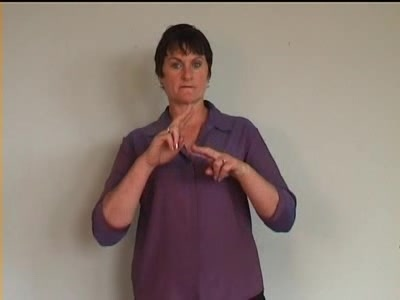
#> input picture Hands_Recognition/teste/teste(15).jpg, 400 x 300 px
$ python analiseTreinamento.py
#> lines starting #> are read from the running program, lines starting #| are printed output that depends on the picture; after the words box and inside, x2 and y2 are one past the last pixel; in counts of white or black regions, pixels touching at a corner belong together
import numpy as np
import cv2
car_cascade = cv2.CascadeClassifier("treinamento/cascade.xml")
img = cv2.imread("teste/teste(15).jpg")
#> img is the input picture: shape (300, 400, 3); mean B, G, R 119.6, 127.6, 143.4
height, width, c = img.shape
#> height = 300; width = 400; c = 3
gray = cv2.cvtColor(img, cv2.COLOR_BGR2GRAY)
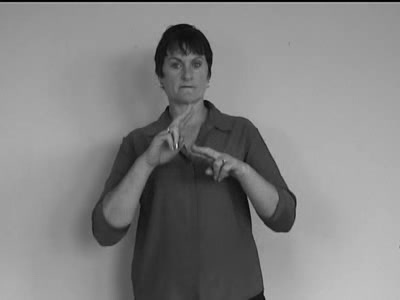
#> gray: shape (300, 400); min 1, max 209, mean 131.4
objetos = car_cascade.detectMultiScale(gray, 1.37, 6)
#> objetos = [[122, 112, 68, 68], [86, 169, 62, 62], [72, 158, 85, 85], [110, 20, 133, 133]]
print(objetos)
#| [[122 112  68  68]
#|  [ 86 169  62  62]
#|  [ 72 158  85  85]
#|  [110  20 133 133]]
for (x,y,w,h) in objetos:
    cv2.rectangle(img,(x,y),(x+w,y+h),(0,0,255),2)
#> this loop made 4 passes
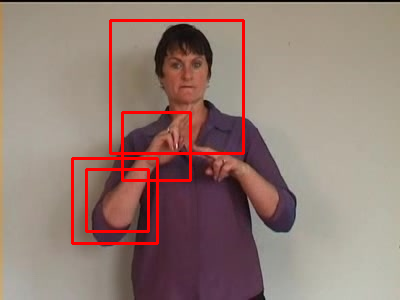
#> img: shape (300, 400, 3); 3.42% of pixels changed, all inside (x1, y1, x2, y2) = (71, 19, 245, 245)

cv2.imshow('Analise', img)
cv2.waitKey(0)
cv2.destroyAllWindows()

# opencv_annotation --annotations=saida.txt --images=positives/
# opencv_createsamples -info saida.txt -bg bg.txt -vec positives.txt -w 24 -h 24
# opencv_traincascade -data treinamento -vec positives.txt -bg bg.txt -numPos 23 -numNeg 435 -w 24 -h 24 -precalcValBufSize 1024 -precalcIdxBufSize 1024 -numStages 30 -acceptanceRatioBreakValue 1.0e-5

# opencv_createsamples -img train.jpeg -bg bg.txt -info info/info.txt -pngoutput info -maxxangle 0.5 -maxyangle -0.5 -maxzangle 0.5 -num 1950
# opencv_traincascade -data treinamento -vec info/info.txt -bg bg.txt -numPos 420 -numNeg 435 -w 24 -h 24 -precalcValBufSize 1024 -precalcIdxBufSize 1024 -numStages 30 -acceptanceRatioBreakValue 1.0e-5
# Ver a saida
# opencv_createsamples -w 24 -h 24 -vec relogios.vev

$ run again, with Hands_Recognition/teste/teste(1).jpg copied over Hands_Recognition/teste/teste(15).jpg
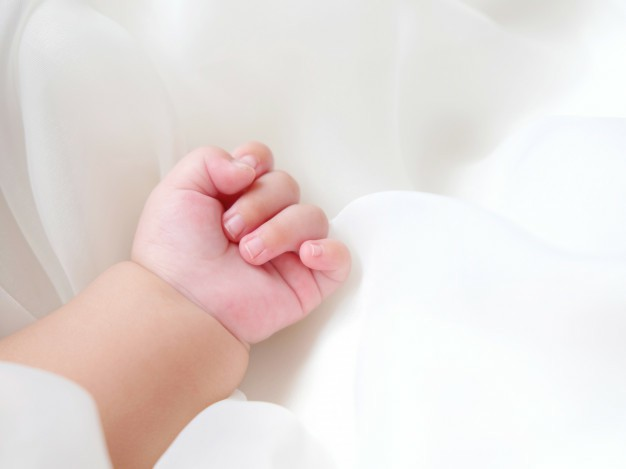
#> input picture Hands_Recognition/teste/teste(1).jpg, 626 x 469 px
#> img is the input picture: shape (469, 626, 3); mean B, G, R 218.6, 221.5, 231.3
#> `gray = cv2.cvtColor(img, cv2.COLOR_BGR2GRAY)`:
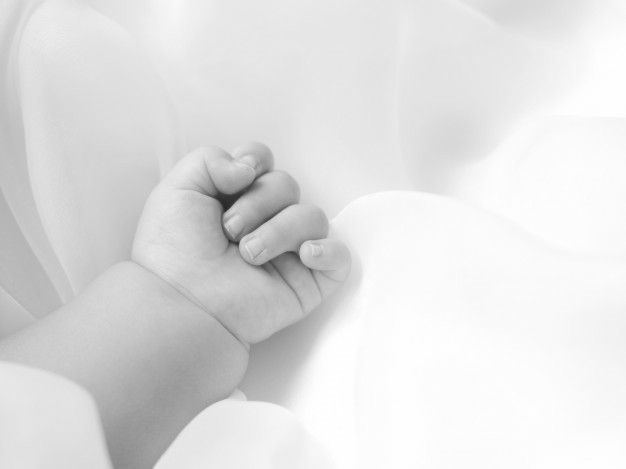
#> gray: shape (469, 626); min 35, max 255, mean 224.1
#> objetos = [[168, 129, 188, 188]]
#| [[168 129 188 188]]
#> the loop `for (x,y,w,h) in objetos:` made 1 pass
#> after the loop `for (x,y,w,h) in objetos:`:
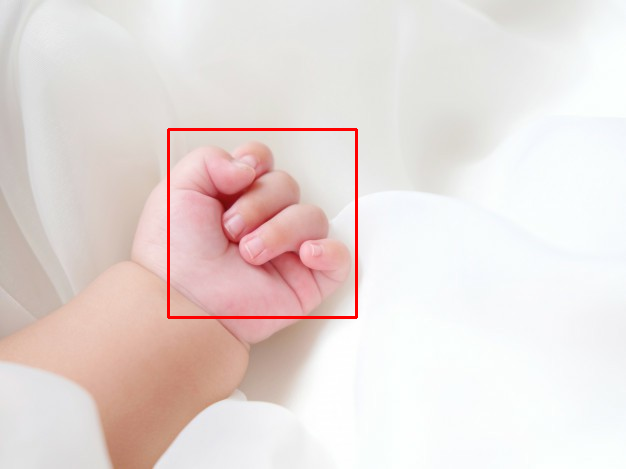
#> img: shape (469, 626, 3); 0.77% of pixels changed, all inside (x1, y1, x2, y2) = (167, 128, 358, 319)

$ run again, with Hands_Recognition/teste/teste(10).jpg copied over Hands_Recognition/teste/teste(15).jpg
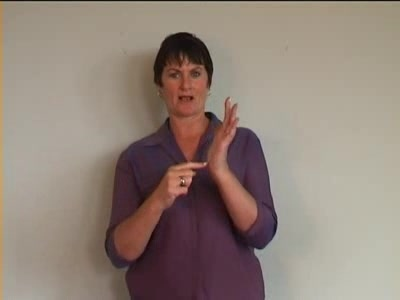
#> input picture Hands_Recognition/teste/teste(10).jpg, 400 x 300 px
#> img is the input picture: shape (300, 400, 3); mean B, G, R 120.8, 130.6, 145.7
#> `gray = cv2.cvtColor(img, cv2.COLOR_BGR2GRAY)`:
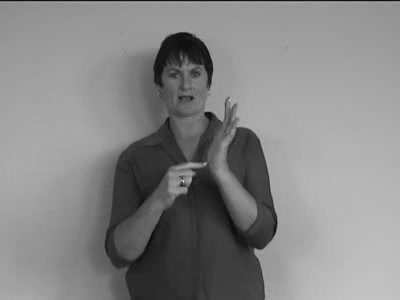
#> gray: shape (300, 400); min 9, max 231, mean 134
#> objetos = [[149, 156, 55, 55], [99, 205, 62, 62], [85, 188, 85, 85], [100, 16, 159, 159]]
#| [[149 156  55  55]
#|  [ 99 205  62  62]
#|  [ 85 188  85  85]
#|  [100  16 159 159]]
#> the loop `for (x,y,w,h) in objetos:` made 4 passes
#> after the loop `for (x,y,w,h) in objetos:`:
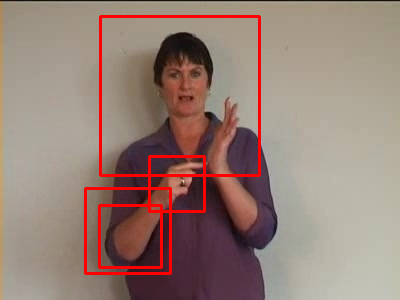
#> img: shape (300, 400, 3); 3.55% of pixels changed, all inside (x1, y1, x2, y2) = (84, 15, 261, 275)
